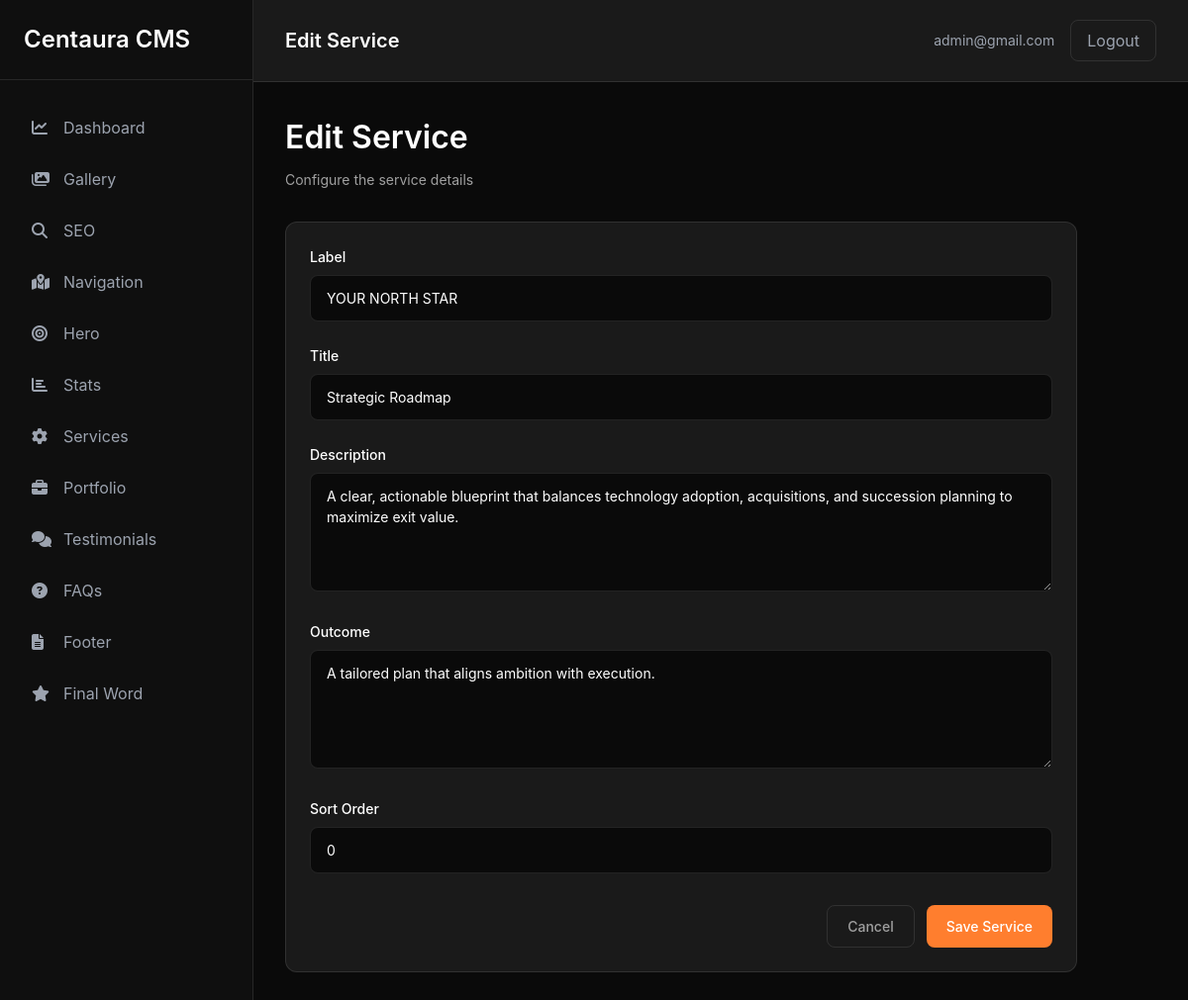
The app's page /dashboard/services/1/edit/ (signed in) with its own data.
### content/models.py (models this page shows, shortened)
class Service(models.Model):
    label = models.CharField(max_length=100, blank=True, null=True)
    title = models.CharField(max_length=200)
    description = models.TextField()
    outcome = models.TextField(blank=True, null=True)
    icon = models.CharField(max_length=100, blank=True, null=True)
    image_url = models.URLField(blank=True, null=True)
    sort_order = models.IntegerField(default=0)
    content = models.JSONField(default=dict, blank=True)
    created_at = models.DateTimeField(auto_now_add=True)
    updated_at = models.DateTimeField(auto_now=True)
    class Meta:
        verbose_name = 'Service'
        verbose_name_plural = 'Services'
        ordering = ['sort_order', 'created_at']

### dashboard/views.py (the view, shortened to what this page needs)
# urls.py: path('services/<int:service_id>/edit/', views.service_edit, name='service_edit'),
@login_required
def service_edit(request, service_id=None):
    service = get_object_or_404(Service, pk=service_id) if service_id else None
    return render(request, 'dashboard/services/edit.html', {'service': service})

### dashboard/templates/dashboard/services/edit.html (shortened to what this page needs)
{% extends 'dashboard/base.html' %}
{% block page_title %}{% if service %}Edit Service{% else %}New Service{% endif %}{% endblock %}
{% block content %}
<div class="max-w-content">
    <div class="page-header">
        <h2 class="page-header-title">{% if service %}Edit Service{% else %}Create New Service{% endif %}</h2>
        <p class="page-header-subtitle">Configure the service details</p>
    </div>
    <div class="card">
        <form method="POST">
            <div class="form-group">
                <label class="form-label" for="label">Label</label>
                <input
                    type="text"
                    id="label"
                    name="label"
                    class="input"
                    value="{{ service.label|default:'' }}"
                    placeholder="e.g., YOUR NORTH STAR"
                >
            </div>
            <div class="form-group">
                <label class="form-label" for="title">Title</label>
                <input
                    type="text"
                    id="title"
                    name="title"
                    class="input"
                    value="{{ service.title|default:'' }}"
                    placeholder="e.g., Strategic Roadmap"
                    required
                >
            </div>
            <div class="form-group">
                <label class="form-label" for="description">Description</label>
                <textarea
                    id="description"
                    name="description"
                    class="textarea"
                    required
                >{{ service.description|default:'' }}</textarea>
            </div>
            <div class="form-group">
                <label class="form-label" for="outcome">Outcome</label>
                <textarea
                    id="outcome"
                    name="outcome"
                    class="textarea"
                >{{ service.outcome|default:'' }}</textarea>
            </div>
            <div class="form-group">
                <label class="form-label" for="sort_order">Sort Order</label>
                <input
                    type="number"
                    id="sort_order"
                    name="sort_order"
                    class="input"
                    value="{{ service.sort_order|default:0 }}"
                    placeholder="0"
                >
            </div>
            <div class="form-actions">
                <a href="{% url 'dashboard:services_list' %}" class="btn btn-secondary">Cancel</a>
                <button type="submit" class="btn btn-primary">Save Service</button>
            </div>
        </form>
    </div>
</div>
{% endblock %}

### dashboard/templates/dashboard/base.html (shortened to what this page needs)
<!DOCTYPE html>
<html lang="en">
<head>
    <script src="https://cdn.tailwindcss.com"></script>
    <link href="https://cdnjs.cloudflare.com/ajax/libs/font-awesome/6.5.0/css/all.min.css" rel="stylesheet"/>
    {% load static %}
    <link rel="stylesheet" href="{% static 'dashboard/css/dashboard.css' %}">
</head>
<body class="bg-dark-bg text-white">
    <div class="flex min-h-screen">
        <aside class="w-64 bg-dark-sidebar border-r border-white/10 fixed h-screen overflow-y-auto">
            <div class="p-6 border-b border-white/10 mb-6">
                <h2 class="text-2xl font-semibold text-white">Centaura CMS</h2>
            </div>
            <nav>
                <ul class="space-y-1 px-4">
                    <li>
                        <a href="{% url 'dashboard:home' %}" class="flex items-center gap-3 px-4 py-3 rounded-lg text-gray-400 hover:bg-white/5 hover:text-white transition-colors ">
                            <i class="fas fa-chart-line w-5"></i>
                            <span>Dashboard</span>
                        </a>
                    </li>
                    <li>
                        <a href="{% url 'dashboard:gallery' %}" class="flex items-center gap-3 px-4 py-3 rounded-lg text-gray-400 hover:bg-white/5 hover:text-white transition-colors ">
                            <i class="fas fa-images w-5"></i>
                            <span>Gallery</span>
                        </a>
                    </li>
                    <li>
                        <a href="{% url 'dashboard:seo_edit' %}" class="flex items-center gap-3 px-4 py-3 rounded-lg text-gray-400 hover:bg-white/5 hover:text-white transition-colors ">
                            <i class="fas fa-search w-5"></i>
                            <span>SEO</span>
                        </a>
                    </li>
                    <li>
                        <a href="{% url 'dashboard:navigation_edit' %}" class="flex items-center gap-3 px-4 py-3 rounded-lg text-gray-400 hover:bg-white/5 hover:text-white transition-colors ">
                            <i class="fas fa-map-marked-alt w-5"></i>
                            <span>Navigation</span>
                        </a>
                    </li>
                    <li>
                        <a href="{% url 'dashboard:hero_edit' %}" class="flex items-center gap-3 px-4 py-3 rounded-lg text-gray-400 hover:bg-white/5 hover:text-white transition-colors ">
                            <i class="fas fa-bullseye w-5"></i>
                            <span>Hero</span>
                        </a>
                    </li>
                    <li>
                        <a href="{% url 'dashboard:stats_list' %}" class="flex items-center gap-3 px-4 py-3 rounded-lg text-gray-400 hover:bg-white/5 hover:text-white transition-colors ">
                            <i class="fas fa-chart-bar w-5"></i>
                            <span>Stats</span>
                        </a>
                    </li>
                    <li>
                        <a href="{% url 'dashboard:services_list' %}" class="flex items-center gap-3 px-4 py-3 rounded-lg text-gray-400 hover:bg-white/5 hover:text-white transition-colors ">
                            <i class="fas fa-cog w-5"></i>
                            <span>Services</span>
                        </a>
                    </li>
                    <li>
                        <a href="{% url 'dashboard:portfolio_list' %}" class="flex items-center gap-3 px-4 py-3 rounded-lg text-gray-400 hover:bg-white/5 hover:text-white transition-colors ">
                            <i class="fas fa-briefcase w-5"></i>
                            <span>Portfolio</span>
                        </a>
                    </li>
                    <li>
                        <a href="{% url 'dashboard:testimonials_list' %}" class="flex items-center gap-3 px-4 py-3 rounded-lg text-gray-400 hover:bg-white/5 hover:text-white transition-colors ">
                            <i class="fas fa-comments w-5"></i>
                            <span>Testimonials</span>
                        </a>
                    </li>
                    <li>
                        <a href="{% url 'dashboard:faqs_list' %}" class="flex items-center gap-3 px-4 py-3 rounded-lg text-gray-400 hover:bg-white/5 hover:text-white transition-colors ">
                            <i class="fas fa-question-circle w-5"></i>
                            <span>FAQs</span>
                        </a>
                    </li>
                    <li>
                        <a href="{% url 'dashboard:footer_edit' %}" class="flex items-center gap-3 px-4 py-3 rounded-lg text-gray-400 hover:bg-white/5 hover:text-white transition-colors ">
                            <i class="fas fa-file-alt w-5"></i>
                            <span>Footer</span>
                        </a>
                    </li>
                    <li>
                        <a href="{% url 'dashboard:final_word_edit' %}" class="flex items-center gap-3 px-4 py-3 rounded-lg text-gray-400 hover:bg-white/5 hover:text-white transition-colors ">
                            <i class="fas fa-star w-5"></i>
                            <span>Final Word</span>
                        </a>
                    </li>
                </ul>
            </nav>
        </aside>
        <main class="flex-1 ml-64 flex flex-col">
            <header class="bg-dark-card border-b border-white/10 px-8 py-5 flex justify-between items-center">
                <h1 class="text-xl font-semibold text-white">{% block page_title %}Dashboard{% endblock %}</h1>
                <div class="flex items-center gap-4">
                    <span class="text-gray-400 text-sm">{{ user.username }}</span>
                    <a href="{% url 'dashboard:logout' %}" class="px-4 py-2 bg-transparent border border-white/10 text-gray-400 rounded-lg hover:bg-white/5 hover:text-white transition-colors">Logout</a>
                </div>
            </header>
            <div class="flex-1 p-8 bg-dark-bg">
                {% block content %}{% endblock %}
            </div>
        </main>
    </div>
</body>
</html>

### dashboard/static/dashboard/css/dashboard.css (style rules this page uses)
:root { --bg-dark: #0a0a0a; --bg-card: #1a1a1a; --bg-sidebar: #0f0f0f; --text-primary: #ffffff; --text-secondary: #a0a0a0; --text-muted: #6b6b6b; --accent-cyan: #19b2bc; --accent-orange: #ff7e2e; --border-color: rgba(255, 255, 255, 0.1); --hover-bg: rgba(255, 255, 255, 0.05); }
* { margin: 0; padding: 0; box-sizing: border-box; }
body { font-family: -apple-system, BlinkMacSystemFont, 'Segoe UI', 'Roboto', 'Oxygen', 'Ubuntu', 'Cantarell', sans-serif; background: var(--bg-dark); color: var(--text-primary); line-height: 1.6; }
.page-header { margin-bottom: 32px; }
.page-header-title { font-size: 32px; font-weight: 600; color: var(--text-primary); margin-bottom: 8px; }
.page-header-subtitle { color: var(--text-secondary); font-size: 14px; }
.card { background: var(--bg-card); border: 1px solid var(--border-color); border-radius: 12px; padding: 24px; margin-bottom: 24px; }
.btn { display: inline-flex; align-items: center; gap: 8px; padding: 10px 20px; border-radius: 8px; font-size: 14px; font-weight: 500; cursor: pointer; border: none; transition: all 0.2s; text-decoration: none; }
.btn-primary { background: var(--accent-orange); color: white; }
.btn-secondary { background: transparent; color: var(--text-secondary); border: 1px solid var(--border-color); }
.form-group { margin-bottom: 24px; }
.form-label { display: block; margin-bottom: 8px; color: var(--text-primary); font-size: 14px; font-weight: 500; }
.input { width: 100%; padding: 12px 16px; background: var(--bg-dark); border: 1px solid var(--border-color); border-radius: 8px; color: var(--text-primary); font-size: 14px; transition: all 0.2s; }
.textarea { width: 100%; padding: 12px 16px; background: var(--bg-dark); border: 1px solid var(--border-color); border-radius: 8px; color: var(--text-primary); font-size: 14px; min-height: 120px; resize: vertical; font-family: inherit; transition: all 0.2s; }
.form-actions { display: flex; gap: 12px; justify-content: flex-end; margin-top: 32px; }
.flex { display: flex; }
.items-center { align-items: center; }
.justify-between { justify-content: space-between; }
.max-w-content { max-width: 800px; }

### records on screen
Service: label "YOUR NORTH STAR", title "Strategic Roadmap", description "A clear, actionable blueprint that balances technology adoption, acquisitions, and succession planning to maximize exit value.", outcome "A tailored plan that aligns ambition with execution.", sort_order "0"

### other values on screen
{{ user.username }} "admin@gmail.com"
